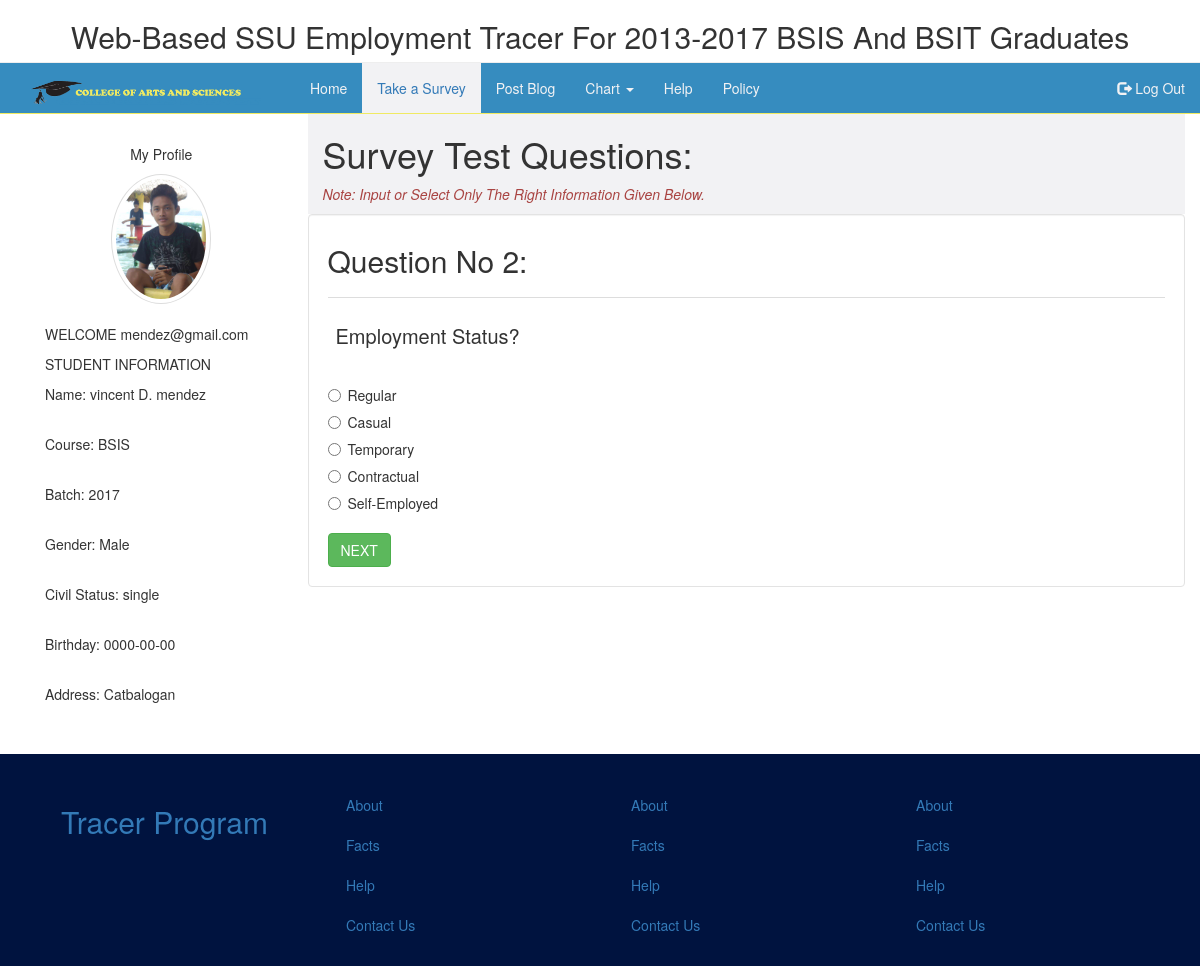
The app's page /surveyQuestion/surveyQ2.php (signed in) with its own data.
### tables this page shows
CREATE TABLE `personalinfo_tbl` (
  `respondentID` int(100) NOT NULL,
  `yearBatch` int(100) NOT NULL,
  `first_name` varchar(100) NOT NULL,
  `middle_initial` varchar(100) NOT NULL,
  `last_name` varchar(100) NOT NULL,
  `gender` varchar(100) NOT NULL,
  `birthdate` date NOT NULL,
  `civil_status` varchar(20) NOT NULL,
  `course` varchar(100) NOT NULL,
  `address` varchar(100) NOT NULL,
  `contact_number` varchar(100) NOT NULL,
  `email_address` varchar(100) NOT NULL,
  `password` varchar(100) NOT NULL
);

### surveyQuestion/surveyQ2.php (the view, shortened to what this page needs)
<?php
      require '../DBconnect/database.php';
      if ( isset($_SESSION['currentUser'])){
        $records = $conn->prepare("SELECT respondentID, email_address, CONCAT(first_name,' ',middle_initial,'. ',last_name) AS Fullname, course, yearBatch, gender, civil_status, birthdate, address, password FROM personalinfo_tbl WHERE email_address = :id");
        $records->bindParam(':id', $_SESSION['currentUser']);
        $records->execute();
        $results = $records->fetch(PDO::FETCH_ASSOC);
        $user = NULL;
        if( count($results) > 0) {
          $user = $results;
        }
      }
 ?>
<!DOCTYPE html>
<html>
  <head>
    <link rel="stylesheet" href="https://maxcdn.bootstrapcdn.com/bootstrap/3.3.7/css/bootstrap.min.css">
  </head>
  <body>
    <div class="page-header text-center bgcolor">
        <h2>Web-Based SSU Employment Tracer For 2013-2017 BSIS And BSIT Graduates</h2>
    </div>
    <nav class="navbar-primary navcolor ">
      <div class="container-fluid">
        <div class="navbar-header">
          <a href="#" class="navbar-brand"><img src="pic/logoname.png" class="img-responsive" alt="" width="250" /></a>
        </div>
        <ul class="nav navbar-nav">
          <li><a href="" class="font-white" data-toggle="modal" data-target="#login">Home</a></li>
          <li style="background-color:#f2f2f4;"><a href="#" data-toggle="modal" data-target="#login">Take a Survey</a></li>
          <li><a href="blog.php" class="font-white" data-toggle="modal" data-target="#login">Post Blog</a></li>
          <li class="droppdown"><a class="dropdown-toggle font-white" data-toggle="dropdown" href="#">Chart <span class="caret"></span></a>
          </li>
        </ul>
          <li><a class="font-white" href="#" data-toggle="modal" data-target="#login">Help</a></li>
          <li><a class="font-white" href="#" data-toggle="modal" data-target="#login">Policy</a></li>
        <ul class="nav navbar-nav navbar-right">
            <li><a href="logout.php" class="font-white" data-toggle="modal" data-target="#login"><span class="glyphicon glyphicon-log-out"></span> Log Out</a></li>
        </ul>
    </div>
</nav>
<div class="container">
<div class="row">
<div class="col-sm-3  margin">
  <div class="col-sm-12">
    <p class="text-center">
      My Profile
    </p>
      <img src="pic/jake.jpg" alt="" class="img img-circle img-responsive img-thumbnail"  width="100"/>
      <?php if (!empty($user)): ?>
      <br>WELCOME <?= $user['email_address']; ?>
</div>
<div class="col-sm-12">
  <div class="">
      <p class="text-uppercase  ">Student Information</p>
      <p>Name: <?= $user['Fullname'] ?></p><br>
      <p>Course: <?= $user['course'] ?></p><br>
      <p>Batch: <?= $user['yearBatch'] ?></p><br>
      <p>Gender: <?= $user['gender'] ?></p><br>
      <p>Civil Status: <?= $user['civil_status'] ?></p><br>
      <p>Birthday: <?= $user['birthdate'] ?></p><br>
      <p>Address: <?= $user['address'] ?></p><br>
      <br>
    <?php else: echo "YOU MUST LOG IN TO VISIT THE PAGE, REDIRECTING IN A MOMENT";
    header('Refresh: 0.1; url=index.php');?>
  <?php endif; ?>
    </div>
</div>
</div>
<div class="col-sm-9" style="background-color: #f2f2f4;">
  <div class="">
    <h1>Survey Test Questions:</h1>
    <p class="text-danger"><i>Note: Input or Select Only  The Right Information Given Below. </i></p>
  </div>
</div>
<div class="well col-sm-9 bg-white">
  <div class="table-responsive">
    <?php
      echo "<h2>Question No 2:</h2>";
    echo "<table style='border: none;' class='table'>";
    echo "<br>";
    echo "<tr><th></th></tr>";
    class TableRows extends RecursiveIteratorIterator {
       function current() {
           return "<td style='width:150px;border:none;font-size:20px;'>" . parent::current(). "</td>";
       }
       function beginChildren() {
           echo "<tr>";
       }
       function endChildren() {
           echo "</tr>" . "\n";
       }
    }
    try {
       $conn->setAttribute(PDO::ATTR_ERRMODE, PDO::ERRMODE_EXCEPTION);
       $stmt = $conn->prepare("SELECT questionText FROM question_tbl where questionID=2");
       $stmt->execute();
       foreach(new TableRows(new RecursiveArrayIterator($stmt->fetchAll())) as $k=>$v) {
           echo $v;
       }
    }
    catch(PDOException $e) {
       echo "Error: " . $e->getMessage();
    }
    echo "</table>";
    ?>
        <form class="form-horizontal" action="surveyQ2.php" method="post">
          <div class="radio">
              <label for=""><input type="radio" name="ans" value="Regular" required>Regular</label>
          </div>
          <div class="radio">
              <label for=""><input type="radio" name="ans" value="Casual" required>Casual</label>
          </div>
          <div class="radio">
              <label for=""><input type="radio" name="ans" value="Temporary" required>Temporary</label>
          </div>
          <div class="radio">
              <label for=""><input type="radio" name="ans" value="Contractual" required>Contractual</label>
          </div>
          <div class="radio">
              <label for=""><input type="radio" name="ans" value="Self-Employed" required>Self-Employed</label>
          </div>
          <br>
          <input type="submit" class="btn btn-md btn-success" name="submit" value="NEXT">
        </form>
     </div>
  </div>
</div>
  </div>
<footer>
  <div class="container-fluid">
    <nav class="navbar margin">
  <div class="container">
      <div class="col-sm-3">
        <ul class="nav ">
          <li class="active"><a href="#"><h2>Tracer Program</h2></a></li>
        </ul>
      </div>
      <div class="container">
          <div class="col-sm-3">
            <ul class="nav ">
              <li><a href="../underconstruction.html">About</a></li>
              <li><a href="../underconstruction.html">Facts</a></li>
              <li><a href="../underconstruction.html">Help</a></li>
              <li><a href="../underconstruction.html">Contact Us</a></li>
            </ul>
          </div>
              <div class="col-sm-3">
                <ul class="nav ">
                  <li><a href="../underconstruction.html">About</a></li>
                  <li><a href="../underconstruction.html">Facts</a></li>
                  <li><a href="../underconstruction.html">Help</a></li>
                  <li><a href="../underconstruction.html">Contact Us</a></li>
                </ul>
              </div>
                  <div class="col-sm-3">
                    <ul class="nav ">
                      <li><a href="../underconstruction.html">About</a></li>
                      <li><a href="../underconstruction.html">Facts</a></li>
                      <li><a href="../underconstruction.html">Help</a></li>
                      <li><a href="../underconstruction.html">Contact Us</a></li>
                    </ul>
                  </div>
  </div>
  </nav>
  </div>
</footer>
  </body>
</html>

### surveyQuestion/surveyQ2.php (style rules this page uses)
.img, span { display: block;margin: 0 auto; }
.page-header, h2 { margin-bottom: 0;margin-top: 0;padding-top: 10px;color: ; }
.bgcolor { background-color: ; }
.navcolor { background-color: #368cbf;border-bottom: 1px solid #f0ea62; }
.font-white { color: #f2f2f4 }
.margin { padding-top: 30px; }
.bg-white { background-color: white; }
footer { background-color:#00133f; }

### records on screen
personalinfo_tbl: email_address "mendez@gmail.com", course "BSIS", yearBatch "2017", gender "Male", civil_status "single", birthdate "0000-00-00", address "Catbalogan"

### other values on screen
$user['Fullname'] "vincent D. mendez"
